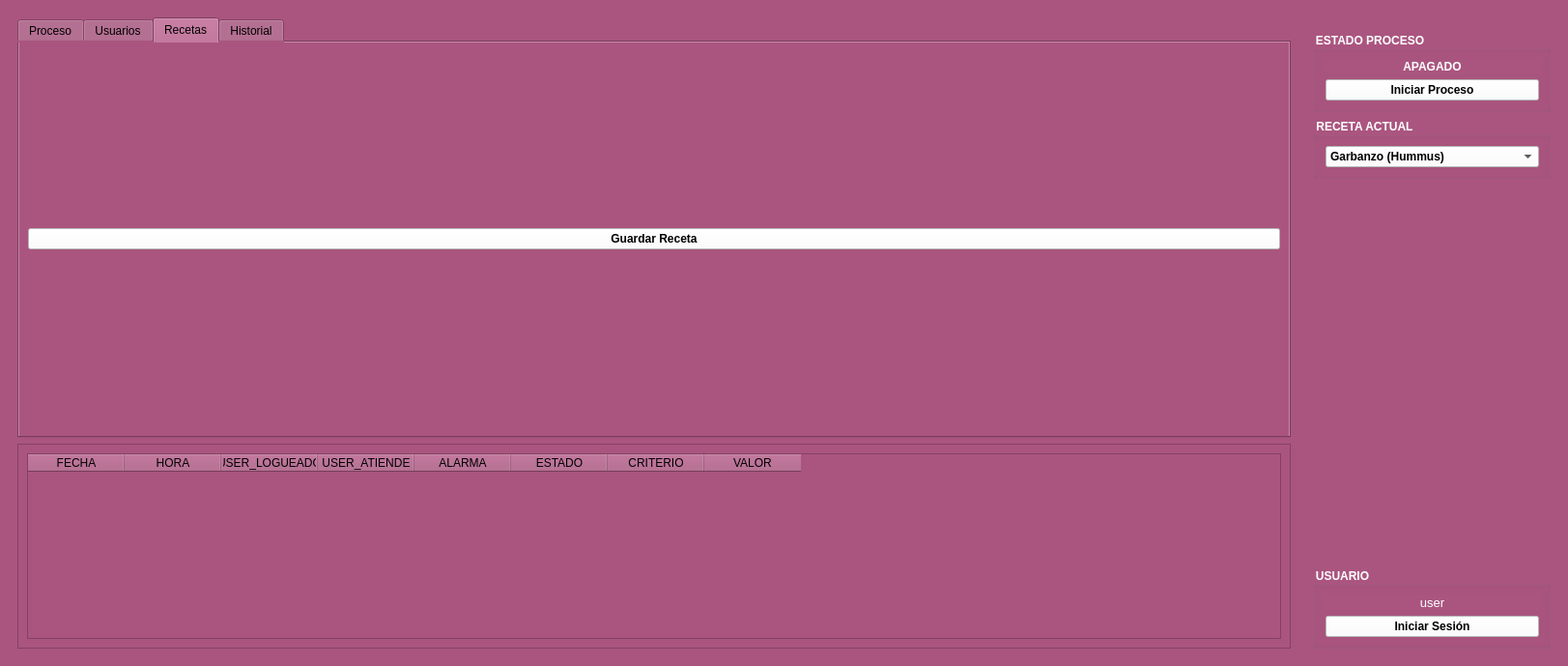
<?xml version="1.0" encoding="UTF-8"?>
<ui version="4.0">
 <class>MainWindow</class>
 <widget class="QMainWindow" name="MainWindow">
  <property name="geometry">
   <rect>
    <x>0</x>
    <y>0</y>
    <width>1623</width>
    <height>689</height>
   </rect>
  </property>
  <property name="windowTitle">
   <string>MainWindow</string>
  </property>
  <property name="styleSheet">
   <string notr="true">background-color: rgb(170, 85, 127);</string>
  </property>
  <widget class="QWidget" name="centralwidget">
   <layout class="QHBoxLayout" name="horizontalLayout">
    <item>
     <widget class="QWidget" name="widget" native="true">
      <layout class="QVBoxLayout" name="verticalLayout">
       <item>
        <widget class="QTabWidget" name="tabWidget_proceso_principal">
         <property name="sizePolicy">
          <sizepolicy hsizetype="Preferred" vsizetype="Expanding">
           <horstretch>0</horstretch>
           <verstretch>0</verstretch>
          </sizepolicy>
         </property>
         <property name="currentIndex">
          <number>2</number>
         </property>
         <widget class="QWidget" name="tab">
          <attribute name="title">
           <string>Proceso</string>
          </attribute>
          <layout class="QVBoxLayout" name="verticalLayout_13">
           <item>
            <widget class="QWidget" name="widget_4" native="true">
             <property name="sizePolicy">
              <sizepolicy hsizetype="Preferred" vsizetype="Preferred">
               <horstretch>0</horstretch>
               <verstretch>0</verstretch>
              </sizepolicy>
             </property>
             <layout class="QHBoxLayout" name="horizontalLayout_2">
              <item>
               <widget class="QGroupBox" name="groupBox_tolva_clasificadora">
                <property name="font">
                 <font>
                  <bold>true</bold>
                 </font>
                </property>
                <property name="styleSheet">
                 <string notr="true">color: rgb(255, 255, 255);</string>
                </property>
                <property name="title">
                 <string>TOLVA Y CLASIFICADORA</string>
                </property>
                <layout class="QHBoxLayout" name="horizontalLayout_5">
                 <item>
                  <widget class="QWidget" name="widget_6" native="true">
                   <layout class="QVBoxLayout" name="verticalLayout_7">
                    <item>
                     <widget class="QLabel" name="label_peso_prod">
                      <property name="font">
                       <font>
                        <bold>true</bold>
                       </font>
                      </property>
                      <property name="text">
                       <string>Peso producto</string>
                      </property>
                     </widget>
                    </item>
                    <item>
                     <widget class="QLabel" name="label_peso_prod_2">
                      <property name="font">
                       <font>
                        <bold>true</bold>
                       </font>
                      </property>
                      <property name="text">
                       <string>Frec. Vibracion</string>
                      </property>
                     </widget>
                    </item>
                   </layout>
                  </widget>
                 </item>
                 <item>
                  <widget class="QWidget" name="widget_5" native="true">
                   <layout class="QVBoxLayout" name="verticalLayout_14">
                    <item>
                     <widget class="QLCDNumber" name="lcdNumber_peso_prod"/>
                    </item>
                    <item>
                     <widget class="QLCDNumber" name="lcdNumber_frecuencia_vibracion"/>
                    </item>
                   </layout>
                  </widget>
                 </item>
                </layout>
               </widget>
              </item>
              <item>
               <widget class="QGroupBox" name="groupBox_tanque_hidratacion">
                <property name="font">
                 <font>
                  <bold>true</bold>
                 </font>
                </property>
                <property name="styleSheet">
                 <string notr="true">color: rgb(255, 255, 255);</string>
                </property>
                <property name="title">
                 <string>TANQUE HIDRATACION</string>
                </property>
                <layout class="QHBoxLayout" name="horizontalLayout_3">
                 <item>
                  <widget class="QWidget" name="widget_8" native="true">
                   <layout class="QVBoxLayout" name="verticalLayout_8">
                    <item>
                     <widget class="QLabel" name="label_peso_prod_3">
                      <property name="font">
                       <font>
                        <bold>true</bold>
                       </font>
                      </property>
                      <property name="text">
                       <string>pH agua</string>
                      </property>
                     </widget>
                    </item>
                    <item>
                     <widget class="QLabel" name="label_peso_prod_4">
                      <property name="font">
                       <font>
                        <bold>true</bold>
                       </font>
                      </property>
                      <property name="text">
                       <string>T. remojo</string>
                      </property>
                     </widget>
                    </item>
                    <item>
                     <widget class="QLabel" name="label_peso_prod_5">
                      <property name="font">
                       <font>
                        <bold>true</bold>
                       </font>
                      </property>
                      <property name="text">
                       <string>Nivel tanque</string>
                      </property>
                     </widget>
                    </item>
                   </layout>
                  </widget>
                 </item>
                 <item>
                  <widget class="QWidget" name="widget_7" native="true">
                   <layout class="QVBoxLayout" name="verticalLayout_15">
                    <item>
                     <widget class="QLCDNumber" name="lcdNumber_peso_prod_2"/>
                    </item>
                    <item>
                     <widget class="QLCDNumber" name="lcdNumber_frecuencia_vibracion_2"/>
                    </item>
                    <item>
                     <widget class="QLCDNumber" name="lcdNumber_frecuencia_vibracion_3"/>
                    </item>
                   </layout>
                  </widget>
                 </item>
                </layout>
               </widget>
              </item>
              <item>
               <widget class="QGroupBox" name="groupBox_autoclave_rotativo">
                <property name="font">
                 <font>
                  <bold>true</bold>
                 </font>
                </property>
                <property name="styleSheet">
                 <string notr="true">color: rgb(255, 255, 255);
background-color: rgb(170, 85, 127);
</string>
                </property>
                <property name="title">
                 <string>AUTOCLAVE ROTATIVO</string>
                </property>
                <layout class="QHBoxLayout" name="horizontalLayout_4">
                 <item>
                  <widget class="QWidget" name="widget_10" native="true">
                   <layout class="QVBoxLayout" name="verticalLayout_17">
                    <item>
                     <widget class="QLabel" name="label_peso_prod_7">
                      <property name="font">
                       <font>
                        <bold>true</bold>
                       </font>
                      </property>
                      <property name="text">
                       <string>Presion vapor</string>
                      </property>
                     </widget>
                    </item>
                    <item>
                     <widget class="QLabel" name="label_peso_prod_8">
                      <property name="font">
                       <font>
                        <bold>true</bold>
                       </font>
                      </property>
                      <property name="text">
                       <string>Temp.</string>
                      </property>
                     </widget>
                    </item>
                    <item>
                     <widget class="QLabel" name="label_peso_prod_9">
                      <property name="font">
                       <font>
                        <bold>true</bold>
                       </font>
                      </property>
                      <property name="text">
                       <string>Vel. tambor</string>
                      </property>
                     </widget>
                    </item>
                    <item>
                     <widget class="QLabel" name="label_peso_prod_10">
                      <property name="font">
                       <font>
                        <bold>true</bold>
                       </font>
                      </property>
                      <property name="text">
                       <string>T. coccion</string>
                      </property>
                     </widget>
                    </item>
                   </layout>
                  </widget>
                 </item>
                 <item>
                  <widget class="QWidget" name="widget_9" native="true">
                   <layout class="QVBoxLayout" name="verticalLayout_16">
                    <item>
                     <widget class="QLCDNumber" name="lcdNumber_peso_prod_3"/>
                    </item>
                    <item>
                     <widget class="QLCDNumber" name="lcdNumber_frecuencia_vibracion_5"/>
                    </item>
                    <item>
                     <widget class="QLCDNumber" name="lcdNumber_frecuencia_vibracion_6"/>
                    </item>
                    <item>
                     <widget class="QLCDNumber" name="lcdNumber_frecuencia_vibracion_7"/>
                    </item>
                   </layout>
                  </widget>
                 </item>
                </layout>
               </widget>
              </item>
              <item>
               <widget class="QGroupBox" name="groupBox_molino_refinador">
                <property name="font">
                 <font>
                  <bold>true</bold>
                 </font>
                </property>
                <property name="styleSheet">
                 <string notr="true">color: rgb(255, 255, 255);</string>
                </property>
                <property name="title">
                 <string>MOLINO REFINADOR</string>
                </property>
                <layout class="QHBoxLayout" name="horizontalLayout_6">
                 <item>
                  <widget class="QWidget" name="widget_11" native="true">
                   <layout class="QVBoxLayout" name="verticalLayout_18">
                    <item>
                     <widget class="QLabel" name="label_peso_prod_13">
                      <property name="font">
                       <font>
                        <bold>true</bold>
                       </font>
                      </property>
                      <property name="text">
                       <string>Vel. tambor</string>
                      </property>
                     </widget>
                    </item>
                   </layout>
                  </widget>
                 </item>
                 <item>
                  <widget class="QWidget" name="widget_12" native="true">
                   <layout class="QVBoxLayout" name="verticalLayout_19">
                    <item>
                     <widget class="QLCDNumber" name="lcdNumber_frecuencia_vibracion_9"/>
                    </item>
                   </layout>
                  </widget>
                 </item>
                </layout>
               </widget>
              </item>
              <item>
               <widget class="QGroupBox" name="groupBox_enfriador">
                <property name="font">
                 <font>
                  <bold>true</bold>
                 </font>
                </property>
                <property name="styleSheet">
                 <string notr="true">color: rgb(255, 255, 255);</string>
                </property>
                <property name="title">
                 <string>ENFRIADOR</string>
                </property>
                <layout class="QHBoxLayout" name="horizontalLayout_7">
                 <item>
                  <widget class="QWidget" name="widget_13" native="true">
                   <layout class="QVBoxLayout" name="verticalLayout_20">
                    <item>
                     <widget class="QLabel" name="label_peso_prod_11">
                      <property name="font">
                       <font>
                        <bold>true</bold>
                       </font>
                      </property>
                      <property name="text">
                       <string>Caudal agua</string>
                      </property>
                     </widget>
                    </item>
                    <item>
                     <widget class="QLabel" name="label_peso_prod_12">
                      <property name="font">
                       <font>
                        <bold>true</bold>
                       </font>
                      </property>
                      <property name="text">
                       <string>Temp. salida</string>
                      </property>
                     </widget>
                    </item>
                    <item>
                     <widget class="QLabel" name="label_peso_prod_14">
                      <property name="font">
                       <font>
                        <bold>true</bold>
                       </font>
                      </property>
                      <property name="text">
                       <string>Humedad salida</string>
                      </property>
                     </widget>
                    </item>
                   </layout>
                  </widget>
                 </item>
                 <item>
                  <widget class="QWidget" name="widget_14" native="true">
                   <layout class="QVBoxLayout" name="verticalLayout_21">
                    <item>
                     <widget class="QLCDNumber" name="lcdNumber_peso_prod_4"/>
                    </item>
                    <item>
                     <widget class="QLCDNumber" name="lcdNumber_frecuencia_vibracion_8"/>
                    </item>
                    <item>
                     <widget class="QLCDNumber" name="lcdNumber_frecuencia_vibracion_10"/>
                    </item>
                   </layout>
                  </widget>
                 </item>
                </layout>
               </widget>
              </item>
              <item>
               <widget class="QGroupBox" name="groupBox_tanque_pulmon">
                <property name="font">
                 <font>
                  <bold>true</bold>
                 </font>
                </property>
                <property name="styleSheet">
                 <string notr="true">color: rgb(255, 255, 255);
background-color: rgb(170, 85, 127);
</string>
                </property>
                <property name="title">
                 <string>TANQUE PULMON</string>
                </property>
                <layout class="QHBoxLayout" name="horizontalLayout_8">
                 <item>
                  <widget class="QWidget" name="widget_16" native="true">
                   <layout class="QVBoxLayout" name="verticalLayout_23">
                    <item>
                     <widget class="QLabel" name="label_peso_prod_15">
                      <property name="font">
                       <font>
                        <bold>true</bold>
                       </font>
                      </property>
                      <property name="text">
                       <string>Nivel</string>
                      </property>
                     </widget>
                    </item>
                    <item>
                     <widget class="QLabel" name="label_peso_prod_16">
                      <property name="font">
                       <font>
                        <bold>true</bold>
                       </font>
                      </property>
                      <property name="text">
                       <string>Vel. agitador</string>
                      </property>
                     </widget>
                    </item>
                   </layout>
                  </widget>
                 </item>
                 <item>
                  <widget class="QWidget" name="widget_15" native="true">
                   <layout class="QVBoxLayout" name="verticalLayout_22">
                    <item>
                     <widget class="QLCDNumber" name="lcdNumber_peso_prod_5"/>
                    </item>
                    <item>
                     <widget class="QLCDNumber" name="lcdNumber_frecuencia_vibracion_11"/>
                    </item>
                   </layout>
                  </widget>
                 </item>
                </layout>
               </widget>
              </item>
             </layout>
            </widget>
           </item>
           <item>
            <widget class="QWidget" name="widget_3" native="true">
             <property name="sizePolicy">
              <sizepolicy hsizetype="Preferred" vsizetype="Expanding">
               <horstretch>0</horstretch>
               <verstretch>0</verstretch>
              </sizepolicy>
             </property>
            </widget>
           </item>
          </layout>
         </widget>
         <widget class="QWidget" name="tab_2">
          <attribute name="title">
           <string>Usuarios</string>
          </attribute>
         </widget>
         <widget class="QWidget" name="tab_3">
          <attribute name="title">
           <string>Recetas</string>
          </attribute>
          <layout class="QGridLayout" name="gridLayout">
           <item row="0" column="0">
            <widget class="QPushButton" name="pushButton_guardar_receta">
             <property name="font">
              <font>
               <bold>true</bold>
              </font>
             </property>
             <property name="styleSheet">
              <string notr="true">background-color: rgb(255, 255, 255);
color: rgb(0, 0, 0);</string>
             </property>
             <property name="text">
              <string>Guardar Receta</string>
             </property>
            </widget>
           </item>
          </layout>
         </widget>
         <widget class="QWidget" name="tab_4">
          <attribute name="title">
           <string>Historial</string>
          </attribute>
         </widget>
        </widget>
       </item>
       <item>
        <widget class="QScrollArea" name="scrollArea">
         <property name="sizePolicy">
          <sizepolicy hsizetype="Preferred" vsizetype="Preferred">
           <horstretch>0</horstretch>
           <verstretch>0</verstretch>
          </sizepolicy>
         </property>
         <property name="widgetResizable">
          <bool>true</bool>
         </property>
         <widget class="QWidget" name="scrollAreaWidgetContents">
          <property name="geometry">
           <rect>
            <x>0</x>
            <y>0</y>
            <width>1275</width>
            <height>210</height>
           </rect>
          </property>
          <layout class="QVBoxLayout" name="verticalLayout_2">
           <item>
            <widget class="QTableWidget" name="tableWidget_historial_alarmas">
             <property name="sizePolicy">
              <sizepolicy hsizetype="Preferred" vsizetype="Preferred">
               <horstretch>0</horstretch>
               <verstretch>0</verstretch>
              </sizepolicy>
             </property>
             <column>
              <property name="text">
               <string>FECHA</string>
              </property>
             </column>
             <column>
              <property name="text">
               <string>HORA</string>
              </property>
             </column>
             <column>
              <property name="text">
               <string>USER_LOGUEADO</string>
              </property>
             </column>
             <column>
              <property name="text">
               <string>USER_ATIENDE</string>
              </property>
             </column>
             <column>
              <property name="text">
               <string>ALARMA</string>
              </property>
             </column>
             <column>
              <property name="text">
               <string>ESTADO</string>
              </property>
             </column>
             <column>
              <property name="text">
               <string>CRITERIO</string>
              </property>
             </column>
             <column>
              <property name="text">
               <string>VALOR</string>
              </property>
             </column>
            </widget>
           </item>
          </layout>
         </widget>
        </widget>
       </item>
      </layout>
     </widget>
    </item>
    <item>
     <widget class="QWidget" name="widget_2" native="true">
      <layout class="QVBoxLayout" name="verticalLayout_3">
       <item>
        <spacer name="verticalSpacer">
         <property name="orientation">
          <enum>Qt::Orientation::Vertical</enum>
         </property>
         <property name="sizeType">
          <enum>QSizePolicy::Policy::Fixed</enum>
         </property>
         <property name="sizeHint" stdset="0">
          <size>
           <width>20</width>
           <height>15</height>
          </size>
         </property>
        </spacer>
       </item>
       <item>
        <widget class="QGroupBox" name="groupBox_estado_proceso">
         <property name="font">
          <font>
           <bold>true</bold>
          </font>
         </property>
         <property name="styleSheet">
          <string notr="true">color: rgb(255, 255, 255);</string>
         </property>
         <property name="title">
          <string>ESTADO PROCESO</string>
         </property>
         <layout class="QVBoxLayout" name="verticalLayout_6">
          <item>
           <widget class="QLabel" name="label_estado_proceso">
            <property name="font">
             <font>
              <bold>true</bold>
             </font>
            </property>
            <property name="text">
             <string>APAGADO</string>
            </property>
            <property name="alignment">
             <set>Qt::AlignmentFlag::AlignCenter</set>
            </property>
           </widget>
          </item>
          <item>
           <widget class="QPushButton" name="pushButton_iniciar_proceso">
            <property name="font">
             <font>
              <bold>true</bold>
             </font>
            </property>
            <property name="styleSheet">
             <string notr="true">background-color: rgb(255, 255, 255);
color: rgb(0, 0, 0);</string>
            </property>
            <property name="text">
             <string>Iniciar Proceso</string>
            </property>
           </widget>
          </item>
         </layout>
        </widget>
       </item>
       <item>
        <widget class="QGroupBox" name="groupBox_receta_actual">
         <property name="font">
          <font>
           <bold>true</bold>
          </font>
         </property>
         <property name="styleSheet">
          <string notr="true">color: rgb(255, 255, 255);</string>
         </property>
         <property name="title">
          <string>RECETA ACTUAL</string>
         </property>
         <layout class="QVBoxLayout" name="verticalLayout_5">
          <item>
           <widget class="QComboBox" name="comboBox_receta_actual">
            <property name="font">
             <font>
              <bold>true</bold>
             </font>
            </property>
            <property name="styleSheet">
             <string notr="true">background-color: rgb(255, 255, 255);
color: rgb(0, 0, 0);</string>
            </property>
            <item>
             <property name="text">
              <string>Garbanzo (Hummus)</string>
             </property>
            </item>
            <item>
             <property name="text">
              <string>Lenteja (Entera)</string>
             </property>
            </item>
            <item>
             <property name="text">
              <string>Semilla (Tostada)</string>
             </property>
            </item>
           </widget>
          </item>
         </layout>
        </widget>
       </item>
       <item>
        <spacer name="verticalSpacer_2">
         <property name="orientation">
          <enum>Qt::Orientation::Vertical</enum>
         </property>
         <property name="sizeType">
          <enum>QSizePolicy::Policy::Expanding</enum>
         </property>
         <property name="sizeHint" stdset="0">
          <size>
           <width>20</width>
           <height>40</height>
          </size>
         </property>
        </spacer>
       </item>
       <item>
        <widget class="QGroupBox" name="groupBox_usuario">
         <property name="font">
          <font>
           <bold>true</bold>
          </font>
         </property>
         <property name="styleSheet">
          <string notr="true">color: rgb(255, 255, 255);</string>
         </property>
         <property name="title">
          <string>USUARIO</string>
         </property>
         <layout class="QVBoxLayout" name="verticalLayout_4">
          <item>
           <widget class="QLabel" name="label_usuario_actual">
            <property name="font">
             <font>
              <pointsize>10</pointsize>
             </font>
            </property>
            <property name="text">
             <string>user</string>
            </property>
            <property name="alignment">
             <set>Qt::AlignmentFlag::AlignCenter</set>
            </property>
           </widget>
          </item>
          <item>
           <widget class="QPushButton" name="pushButton_iniciar_sesion">
            <property name="font">
             <font>
              <bold>true</bold>
             </font>
            </property>
            <property name="styleSheet">
             <string notr="true">background-color: rgb(255, 255, 255);
color: rgb(0, 0, 0);</string>
            </property>
            <property name="text">
             <string>Iniciar Sesión</string>
            </property>
           </widget>
          </item>
         </layout>
        </widget>
       </item>
      </layout>
     </widget>
    </item>
   </layout>
  </widget>
 </widget>
 <resources/>
 <connections/>
</ui>
